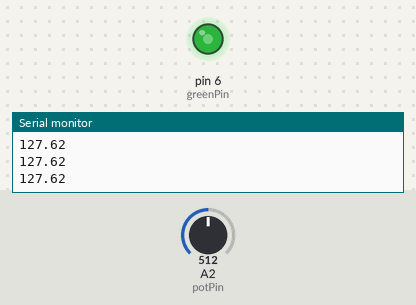
The sketch below on a simulated Arduino Uno, built with avr-gcc and run on an emulated ATmega328P. On the bench: output pins drawn as LEDs (lit = HIGH), the last lines printed to the serial monitor. Inputs (shaded band) come from the test bench; at power-on: A2 (potPin) = 512.

Above: at 1.2 s.
1.3 s: A2 (potPin) set to 716
At 1.9 s:
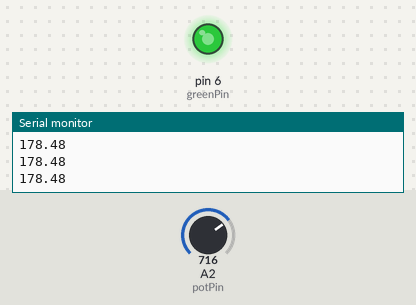
2.8 s: A2 (potPin) set to 900
At 4.0 s:
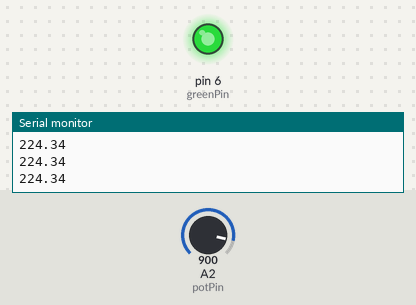
4.3 s: A2 (potPin) set to 122
At 5.2 s:
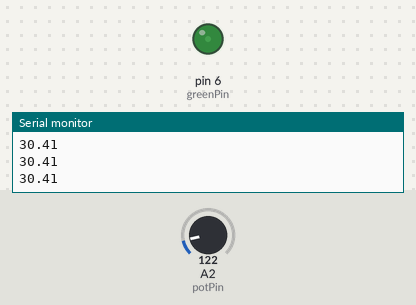
5.8 s: A2 (potPin) set to 0
At 6.2 s:
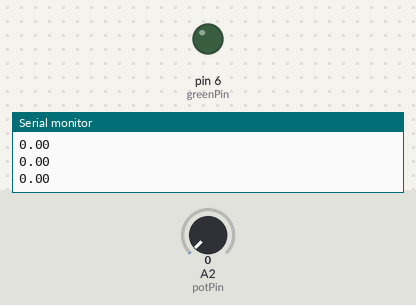
7.3 s: A2 (potPin) set to 511
At 7.6 s:
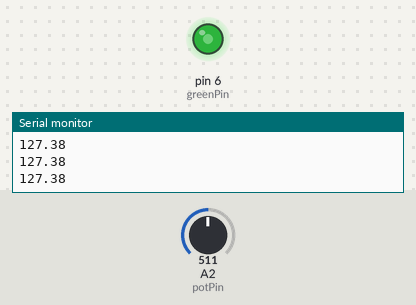
Timing chart, 0 to 9.8 s (numbered marks = the images above; inputs shaded):
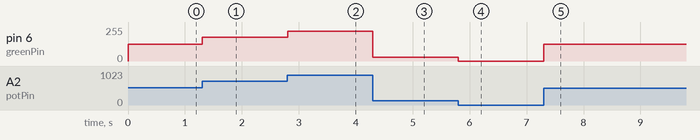

Measured:
- after the input at 1.3 s, pin 6 (greenPin): 127/255 → 178/255 at once
- after the input at 2.8 s, pin 6 (greenPin): 178/255 → 224/255 at once
- after the input at 4.3 s, pin 6 (greenPin): 224/255 → 30/255 at once
- after the input at 5.8 s, pin 6 (greenPin): 30/255 → 0/255 at once
- after the input at 7.3 s, pin 6 (greenPin): 0/255 → 127/255 at once

The sketch:

potentiometer_led_value_shrink.ino
```cpp
int potPin=A2;
int greenPin= 6;
int potVal;
float ledVal;

void setup() {
  // put your setup code here, to run once:
  pinMode(potPin, INPUT);
  pinMode(greenPin, OUTPUT);
  Serial.begin(9600);
}

void loop() {
  // put your main code here, to run repeatedly:
  potVal= analogRead(potPin);
  ledVal= (255./1023.)*potVal;
  analogWrite(greenPin, ledVal);
  Serial.println(ledVal);
}
```
